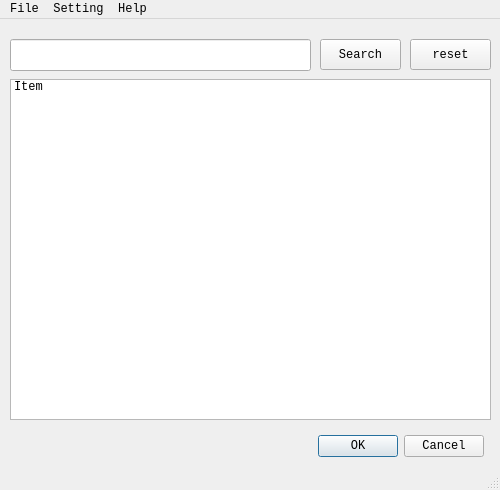
<?xml version="1.0" encoding="UTF-8"?>
<ui version="4.0">
 <class>MainWindow</class>
 <widget class="QMainWindow" name="MainWindow">
  <property name="geometry">
   <rect>
    <x>0</x>
    <y>0</y>
    <width>500</width>
    <height>490</height>
   </rect>
  </property>
  <property name="minimumSize">
   <size>
    <width>500</width>
    <height>490</height>
   </size>
  </property>
  <property name="maximumSize">
   <size>
    <width>500</width>
    <height>490</height>
   </size>
  </property>
  <property name="font">
   <font>
    <family>Consolas</family>
   </font>
  </property>
  <property name="windowTitle">
   <string>MainWindow</string>
  </property>
  <property name="iconSize">
   <size>
    <width>22</width>
    <height>22</height>
   </size>
  </property>
  <widget class="QWidget" name="centralwidget">
   <widget class="QDialogButtonBox" name="buttonBox">
    <property name="geometry">
     <rect>
      <x>310</x>
      <y>410</y>
      <width>174</width>
      <height>34</height>
     </rect>
    </property>
    <property name="standardButtons">
     <set>QDialogButtonBox::Cancel|QDialogButtonBox::Ok</set>
    </property>
   </widget>
   <widget class="QListWidget" name="listWidget">
    <property name="geometry">
     <rect>
      <x>10</x>
      <y>60</y>
      <width>481</width>
      <height>341</height>
     </rect>
    </property>
    <item>
     <property name="text">
      <string>Item</string>
     </property>
     <property name="icon">
      <iconset>
       <normaloff>icon.svg</normaloff>icon.svg</iconset>
     </property>
    </item>
   </widget>
   <widget class="QLineEdit" name="lineEdit">
    <property name="geometry">
     <rect>
      <x>10</x>
      <y>20</y>
      <width>301</width>
      <height>32</height>
     </rect>
    </property>
    <property name="styleSheet">
     <string notr="true">MyLabel { qproperty-pixmap: url(pixmap.png); }</string>
    </property>
   </widget>
   <widget class="QPushButton" name="pushButton">
    <property name="geometry">
     <rect>
      <x>320</x>
      <y>20</y>
      <width>81</width>
      <height>31</height>
     </rect>
    </property>
    <property name="text">
     <string>Search</string>
    </property>
   </widget>
   <widget class="QPushButton" name="pushButton_2">
    <property name="geometry">
     <rect>
      <x>410</x>
      <y>20</y>
      <width>81</width>
      <height>31</height>
     </rect>
    </property>
    <property name="text">
     <string>reset</string>
    </property>
   </widget>
  </widget>
  <widget class="QMenuBar" name="menubar">
   <property name="geometry">
    <rect>
     <x>0</x>
     <y>0</y>
     <width>500</width>
     <height>26</height>
    </rect>
   </property>
   <widget class="QMenu" name="menuFile">
    <property name="title">
     <string>File</string>
    </property>
    <addaction name="actionAdd_Execute_File"/>
   </widget>
   <widget class="QMenu" name="menuSetting">
    <property name="title">
     <string>Setting</string>
    </property>
    <addaction name="actionPreference"/>
   </widget>
   <widget class="QMenu" name="menuHelp">
    <property name="title">
     <string>Help</string>
    </property>
    <addaction name="actionAbout_Prime_Selector"/>
   </widget>
   <addaction name="menuFile"/>
   <addaction name="menuSetting"/>
   <addaction name="menuHelp"/>
  </widget>
  <widget class="QStatusBar" name="statusbar"/>
  <action name="actionAdd_Execute_File">
   <property name="text">
    <string>Add Executable File</string>
   </property>
  </action>
  <action name="actionPreference">
   <property name="text">
    <string>Mode...</string>
   </property>
  </action>
  <action name="actionAbout_Prime_Selector">
   <property name="text">
    <string>About Prime Selector</string>
   </property>
  </action>
 </widget>
 <resources/>
 <connections/>
</ui>
